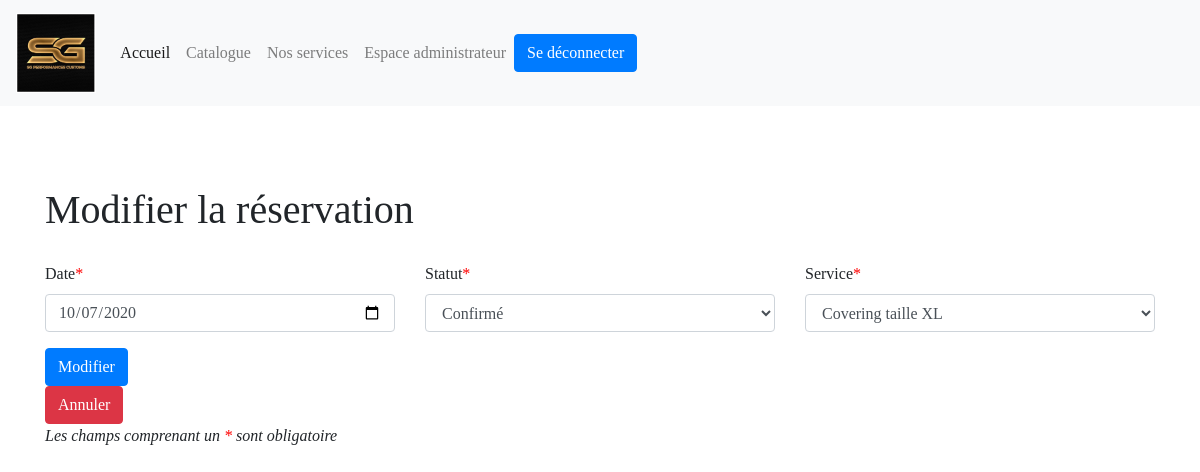
/compte/modifierReservation/6 (signed in), run on the app's committed database.
### service/models.py (models this page shows)
class SGPC_RESERVATION(models.Model):
    RES_UTI_ID = models.ForeignKey(SGPC_Utilisateur, on_delete=models.CASCADE)
    RES_DATE = models.DateField(auto_now_add=False, validators=[validate_date])
    RES_STATUT = models.CharField(max_length=50, choices=statut_choice)
    RES_SER_ID = models.ForeignKey(SGPC_SERVICE, on_delete=models.CASCADE)
    RES_DEV_ID = models.ForeignKey(SGPC_DEVIS, on_delete=models.CASCADE, null=True, blank=True)
    RES_COM_ID = models.ForeignKey('catalogue.SGPC_COMMANDE', on_delete=models.CASCADE,blank=True, null=True)

### compte/views.py (the view, shortened to what this page needs)
# urls.py: path('modifierReservation/<str:pk>', views.modifierReservation, name="modif_reservation"),
@login_required(login_url="/login/")#inspirer de https://www.youtube.com/watch?v=eBsc65jTKvw
@user_passes_test(lambda u: u.UTI_is_admin) #inspirer de https://stackoverflow.com/questions/21649439/redirecting-user-passes-testlambda-u-u-is-superuser-if-not-a-superuser-to-an
def modifierReservation(request, pk): # Inspiré de la vidéo CRUD de Dennis Ivy (https://www.youtube.com/watch?v=EX6Tt-ZW0so)
    parametre = SGPC_PARAMETRES.objects.get(id=1)
    reservation = SGPC_RESERVATION.objects.get(id=pk) # Récupération de la réservation ayant le même id que le paramètre "pk"
    form = forms.modifierReservation(instance=reservation) # Récupération du formulaire de modification de réservaiton pré-rempli avec les informations de la réservation.
    context = {
        'reservation': reservation,
        'form': form
    }
    return render(request, 'compte/modifierReservation.html', context)

### compte/forms.py
class modifierReservation(forms.ModelForm):
    class Meta:
        model = SGPC_RESERVATION
        fields = ['RES_DATE', 'RES_STATUT', 'RES_SER_ID']
        labels = {"RES_DATE": "Date", "RES_STATUT" : "Statut", "RES_UTI_ID" : "client",'RES_SER_ID': 'Service'}
        widgets = {"RES_DATE": DateInput()}

### service/models.py (called while the page is built)
    def __str__(self):
        return self.SER_NOM

### compte/templates/compte/modifierReservation.html (shortened to what this page needs)
<!DOCTYPE html>
<html lang="en">
    {% load static %}
    {% load bootstrap4 %}
    {% load crispy_forms_tags %}
<head>
    {% bootstrap_css %}
    <link rel="stylesheet" href="https://cdnjs.cloudflare.com/ajax/libs/font-awesome/4.7.0/css/font-awesome.min.css">
    <link href="{% static 'compte/css/modifierReservation.css' %}" rel="stylesheet" type="text/css">
</head>
<body>
    {% include 'nav.html' %}
    <div class="container">
        <div class="form-group">
                <h1>Modifier la réservation</h1>
            <form action="{% url 'modif_reservation' reservation.id %}" method="post">
            <div class="row">
                <div class="col-4">
                    {{ form.RES_DATE|as_crispy_field }}
                </div>
                <div class="col-4">
                    {{ form.RES_STATUT|as_crispy_field }}
                </div>
                <div class="col-4">
                    {{ form.RES_SER_ID|as_crispy_field }}
                </div>
            </div>
                <input type="submit" class="btn btn-primary" value="Modifier">
            </form>
            <a href="{% url 'admin' %}"><button class="btn btn-danger">Annuler</button></a><br>
            <p>Les champs comprenant un <span class="asteriskField">*</span>  sont obligatoire</p>
        </div>
    </div>
</body>
</html>

### compte/static/compte/css/modifierReservation.css (style rules this page uses)
* { margin: 0; padding: 0; font-family:Bahnschrift; }
.container { margin-top: 80px; }
.form-group { margin-top: 20px; }
.asteriskField { color:red; }
p { font-style: italic; }

### data on the page
SGPC_RESERVATION: RES_DATE "10/07/2020", RES_STATUT "Confirmé", RES_SER_ID "Covering taille XL"
